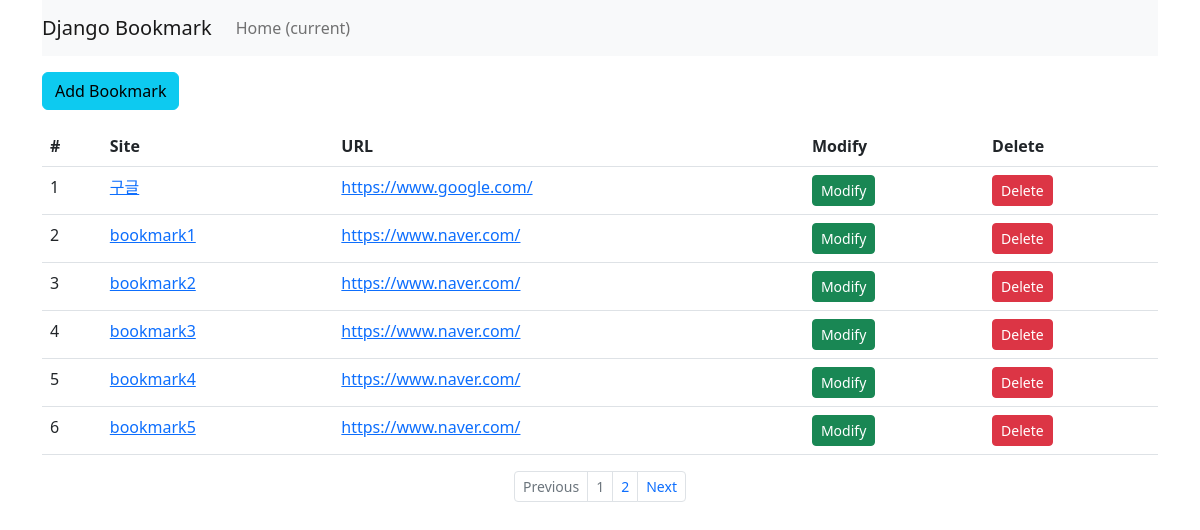
Screenshot of /bookmark/ with the database file from the repository.
### bookmark/models.py (models this page shows, shortened)
class Bookmark(models.Model):
    site_name = models.CharField(max_length=100)
    url = models.URLField('Site URL')

### bookmark/views.py (the view)
# urls.py: path('', BookmarkListView.as_view(), name='list'),
class BookmarkListView(ListView):
    model = Bookmark
    paginate_by = 6 # paginate_by: 한 페이지에 몇 개씩 출력할 것인지 결정하는 값

### bookmark/templates/bookmark/bookmark_list.html (shortened to what this page needs)
{% extends 'base.html' %}
{% block content %}
<div class="btn-group">
    <a href="{% url 'add' %}" class="btn btn-info">Add Bookmark</a>
</div>
<table class="table">
    <thead>
        <tr>
            <th scope="col">#</th>
            <th scope="col">Site</th>
            <th scope="col">URL</th>
            <th scope="col">Modify</th>
            <th scope="col">Delete</th>
        </tr>
    </thead>
    <tbody>
        {% for bookmark in object_list %}
        <tr>
            <td>{{forloop.counter}}</td>
            <td><a href="{% url 'detail' pk=bookmark.id %}">{{bookmark.site_name}}</td>
            <td><a href="{{ bookmark.url }}" target="_blank">{{bookmark.url}}</a></td>
            <td><a href="{% url 'update' pk=bookmark.id %}" class="btn btn-success btn-sm">Modify</a></td>
            <td><a href="{% url 'delete' pk=bookmark.id %}" class="btn btn-danger btn-sm">Delete</a></td>
        </tr>
        {% endfor %}
    </tbody>
</table>
{% endblock %}
{% block pagination %}
{% if is_paginated %}
<ul class="pagination justify-content-center pagination-sm">
    {% if page_obj.has_previous %}
    <li class="page-item">
        <a class="page-link" href="{% url 'list' %}?page={{ page_obj.previous_page_number }}" tabindex="-1">Previous</a>
    </li>
    {% else %}
    <li class="page-item disabled">
        <a class="page-link" href="#" tabindex="-1">Previous</a>
    </li>
    {% endif %}
    {% for object in page_obj.paginator.page_range %}
    <li class="page-item {% if page_obj.number == forloop.counter %}disabled{% endif %}">
        <a class="page-link" href="{{ request.path }}?page={{ forloop.counter }}">{{ forloop.counter }}</a>
    </li>
    {% endfor %}
    {% if page_obj.has_next %}
    <li class="page-item">
        <a class="page-link" href="{% url 'list' %}?page= {{ page_obj.next_page_number }}">Next</a>
    </li>
    {% else %}
    <li class="page-item disabled">
        <a class="page-link" href="#">Next</a>
    </li>
    {% endif %}
</ul>
{% endif %}
{% endblock %}

### templates/base.html (shortened to what this page needs)
<!DOCTYPE html>
<html lang="en">
<head>
    {% load static %}
    <link rel="stylesheet" href="{% static 'style.css' %}">
    <link href="https://cdn.jsdelivr.net/npm/bootstrap@5.2.1/dist/css/bootstrap.min.css" rel="stylesheet">
</head>
<body>
    <div class="container">
        <nav class="navbar navbar-expand-lg navbar-light bg-light">
            <a class="navbar-brand" href="#">Django Bookmark</a>
            <div class="collapse navbar-collapse" id="navbarSupportedContent">
                <ul class="navbar-nav mr-auto">
                    <li class="nav-item active">
                        <a class="nav-link" href="#">Home <span class="sr-only">(current)</span></a>
                    </li>
                </ul>
            </div>
        </nav>
        <div class="row">
            <div class="col">
                {% block content %}
                {% endblock %}
                {% block pagination %}
                {% endblock %}
            </div>
        </div>
    </div>
</body>
</html>

### static/style.css (style rules this page uses)
body { width:100%; }

### rows the page displays
Bookmark: site_name "구글", url "https://www.google.com/"
Bookmark: site_name "bookmark1", url "https://www.naver.com/"
Bookmark: site_name "bookmark2", url "https://www.naver.com/"
Bookmark: site_name "bookmark3", url "https://www.naver.com/"
Bookmark: site_name "bookmark4", url "https://www.naver.com/"
Bookmark: site_name "bookmark5", url "https://www.naver.com/"
